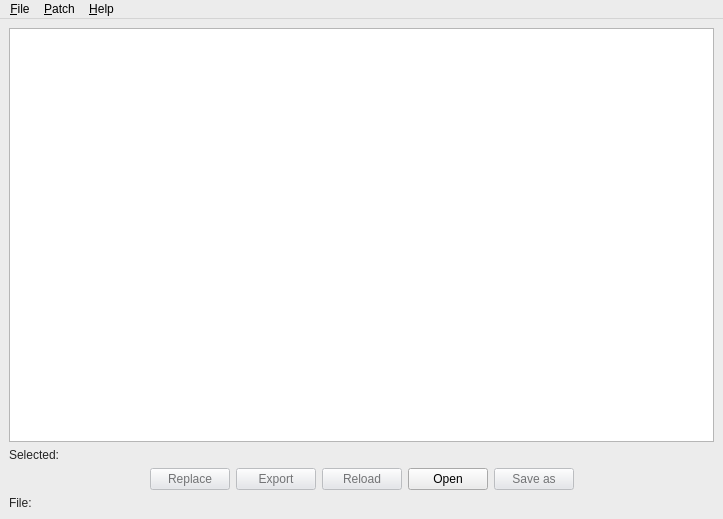
<?xml version="1.0" encoding="UTF-8"?>
<ui version="4.0">
 <class>POWindow</class>
 <widget class="QMainWindow" name="POWindow">
  <property name="geometry">
   <rect>
    <x>0</x>
    <y>0</y>
    <width>723</width>
    <height>519</height>
   </rect>
  </property>
  <property name="sizePolicy">
   <sizepolicy hsizetype="Maximum" vsizetype="Maximum">
    <horstretch>0</horstretch>
    <verstretch>0</verstretch>
   </sizepolicy>
  </property>
  <property name="palette">
   <palette>
    <active>
     <colorrole role="WindowText">
      <brush brushstyle="SolidPattern">
       <color alpha="255">
        <red>0</red>
        <green>0</green>
        <blue>0</blue>
       </color>
      </brush>
     </colorrole>
     <colorrole role="Button">
      <brush brushstyle="SolidPattern">
       <color alpha="255">
        <red>228</red>
        <green>230</green>
        <blue>234</blue>
       </color>
      </brush>
     </colorrole>
     <colorrole role="Light">
      <brush brushstyle="SolidPattern">
       <color alpha="255">
        <red>255</red>
        <green>255</green>
        <blue>255</blue>
       </color>
      </brush>
     </colorrole>
     <colorrole role="Midlight">
      <brush brushstyle="SolidPattern">
       <color alpha="255">
        <red>241</red>
        <green>242</green>
        <blue>244</blue>
       </color>
      </brush>
     </colorrole>
     <colorrole role="Dark">
      <brush brushstyle="SolidPattern">
       <color alpha="255">
        <red>114</red>
        <green>115</green>
        <blue>117</blue>
       </color>
      </brush>
     </colorrole>
     <colorrole role="Mid">
      <brush brushstyle="SolidPattern">
       <color alpha="255">
        <red>152</red>
        <green>153</green>
        <blue>156</blue>
       </color>
      </brush>
     </colorrole>
     <colorrole role="Text">
      <brush brushstyle="SolidPattern">
       <color alpha="255">
        <red>0</red>
        <green>0</green>
        <blue>0</blue>
       </color>
      </brush>
     </colorrole>
     <colorrole role="BrightText">
      <brush brushstyle="SolidPattern">
       <color alpha="255">
        <red>255</red>
        <green>255</green>
        <blue>255</blue>
       </color>
      </brush>
     </colorrole>
     <colorrole role="ButtonText">
      <brush brushstyle="SolidPattern">
       <color alpha="255">
        <red>0</red>
        <green>0</green>
        <blue>0</blue>
       </color>
      </brush>
     </colorrole>
     <colorrole role="Base">
      <brush brushstyle="SolidPattern">
       <color alpha="255">
        <red>255</red>
        <green>255</green>
        <blue>255</blue>
       </color>
      </brush>
     </colorrole>
     <colorrole role="Window">
      <brush brushstyle="SolidPattern">
       <color alpha="255">
        <red>228</red>
        <green>230</green>
        <blue>234</blue>
       </color>
      </brush>
     </colorrole>
     <colorrole role="Shadow">
      <brush brushstyle="SolidPattern">
       <color alpha="255">
        <red>0</red>
        <green>0</green>
        <blue>0</blue>
       </color>
      </brush>
     </colorrole>
     <colorrole role="Highlight">
      <brush brushstyle="SolidPattern">
       <color alpha="255">
        <red>210</red>
        <green>177</green>
        <blue>93</blue>
       </color>
      </brush>
     </colorrole>
     <colorrole role="AlternateBase">
      <brush brushstyle="SolidPattern">
       <color alpha="255">
        <red>241</red>
        <green>242</green>
        <blue>244</blue>
       </color>
      </brush>
     </colorrole>
     <colorrole role="ToolTipBase">
      <brush brushstyle="SolidPattern">
       <color alpha="255">
        <red>255</red>
        <green>255</green>
        <blue>220</blue>
       </color>
      </brush>
     </colorrole>
     <colorrole role="ToolTipText">
      <brush brushstyle="SolidPattern">
       <color alpha="255">
        <red>0</red>
        <green>0</green>
        <blue>0</blue>
       </color>
      </brush>
     </colorrole>
    </active>
    <inactive>
     <colorrole role="WindowText">
      <brush brushstyle="SolidPattern">
       <color alpha="216">
        <red>0</red>
        <green>0</green>
        <blue>0</blue>
       </color>
      </brush>
     </colorrole>
     <colorrole role="Button">
      <brush brushstyle="SolidPattern">
       <color alpha="255">
        <red>236</red>
        <green>236</green>
        <blue>236</blue>
       </color>
      </brush>
     </colorrole>
     <colorrole role="Light">
      <brush brushstyle="SolidPattern">
       <color alpha="255">
        <red>255</red>
        <green>255</green>
        <blue>255</blue>
       </color>
      </brush>
     </colorrole>
     <colorrole role="Midlight">
      <brush brushstyle="SolidPattern">
       <color alpha="255">
        <red>245</red>
        <green>245</green>
        <blue>245</blue>
       </color>
      </brush>
     </colorrole>
     <colorrole role="Dark">
      <brush brushstyle="SolidPattern">
       <color alpha="255">
        <red>191</red>
        <green>191</green>
        <blue>191</blue>
       </color>
      </brush>
     </colorrole>
     <colorrole role="Mid">
      <brush brushstyle="SolidPattern">
       <color alpha="255">
        <red>169</red>
        <green>169</green>
        <blue>169</blue>
       </color>
      </brush>
     </colorrole>
     <colorrole role="Text">
      <brush brushstyle="SolidPattern">
       <color alpha="216">
        <red>0</red>
        <green>0</green>
        <blue>0</blue>
       </color>
      </brush>
     </colorrole>
     <colorrole role="BrightText">
      <brush brushstyle="SolidPattern">
       <color alpha="255">
        <red>255</red>
        <green>255</green>
        <blue>255</blue>
       </color>
      </brush>
     </colorrole>
     <colorrole role="ButtonText">
      <brush brushstyle="SolidPattern">
       <color alpha="255">
        <red>0</red>
        <green>0</green>
        <blue>0</blue>
       </color>
      </brush>
     </colorrole>
     <colorrole role="Base">
      <brush brushstyle="SolidPattern">
       <color alpha="255">
        <red>255</red>
        <green>255</green>
        <blue>255</blue>
       </color>
      </brush>
     </colorrole>
     <colorrole role="Window">
      <brush brushstyle="SolidPattern">
       <color alpha="255">
        <red>236</red>
        <green>236</green>
        <blue>236</blue>
       </color>
      </brush>
     </colorrole>
     <colorrole role="Shadow">
      <brush brushstyle="SolidPattern">
       <color alpha="255">
        <red>0</red>
        <green>0</green>
        <blue>0</blue>
       </color>
      </brush>
     </colorrole>
     <colorrole role="Highlight">
      <brush brushstyle="SolidPattern">
       <color alpha="255">
        <red>212</red>
        <green>212</green>
        <blue>212</blue>
       </color>
      </brush>
     </colorrole>
     <colorrole role="AlternateBase">
      <brush brushstyle="SolidPattern">
       <color alpha="255">
        <red>245</red>
        <green>245</green>
        <blue>245</blue>
       </color>
      </brush>
     </colorrole>
     <colorrole role="ToolTipBase">
      <brush brushstyle="SolidPattern">
       <color alpha="255">
        <red>255</red>
        <green>255</green>
        <blue>255</blue>
       </color>
      </brush>
     </colorrole>
     <colorrole role="ToolTipText">
      <brush brushstyle="SolidPattern">
       <color alpha="255">
        <red>0</red>
        <green>0</green>
        <blue>0</blue>
       </color>
      </brush>
     </colorrole>
    </inactive>
    <disabled>
     <colorrole role="WindowText">
      <brush brushstyle="SolidPattern">
       <color alpha="255">
        <red>114</red>
        <green>115</green>
        <blue>117</blue>
       </color>
      </brush>
     </colorrole>
     <colorrole role="Button">
      <brush brushstyle="SolidPattern">
       <color alpha="255">
        <red>228</red>
        <green>230</green>
        <blue>234</blue>
       </color>
      </brush>
     </colorrole>
     <colorrole role="Light">
      <brush brushstyle="SolidPattern">
       <color alpha="255">
        <red>255</red>
        <green>255</green>
        <blue>255</blue>
       </color>
      </brush>
     </colorrole>
     <colorrole role="Midlight">
      <brush brushstyle="SolidPattern">
       <color alpha="255">
        <red>241</red>
        <green>242</green>
        <blue>244</blue>
       </color>
      </brush>
     </colorrole>
     <colorrole role="Dark">
      <brush brushstyle="SolidPattern">
       <color alpha="255">
        <red>114</red>
        <green>115</green>
        <blue>117</blue>
       </color>
      </brush>
     </colorrole>
     <colorrole role="Mid">
      <brush brushstyle="SolidPattern">
       <color alpha="255">
        <red>152</red>
        <green>153</green>
        <blue>156</blue>
       </color>
      </brush>
     </colorrole>
     <colorrole role="Text">
      <brush brushstyle="SolidPattern">
       <color alpha="255">
        <red>114</red>
        <green>115</green>
        <blue>117</blue>
       </color>
      </brush>
     </colorrole>
     <colorrole role="BrightText">
      <brush brushstyle="SolidPattern">
       <color alpha="255">
        <red>255</red>
        <green>255</green>
        <blue>255</blue>
       </color>
      </brush>
     </colorrole>
     <colorrole role="ButtonText">
      <brush brushstyle="SolidPattern">
       <color alpha="255">
        <red>114</red>
        <green>115</green>
        <blue>117</blue>
       </color>
      </brush>
     </colorrole>
     <colorrole role="Base">
      <brush brushstyle="SolidPattern">
       <color alpha="255">
        <red>228</red>
        <green>230</green>
        <blue>234</blue>
       </color>
      </brush>
     </colorrole>
     <colorrole role="Window">
      <brush brushstyle="SolidPattern">
       <color alpha="255">
        <red>228</red>
        <green>230</green>
        <blue>234</blue>
       </color>
      </brush>
     </colorrole>
     <colorrole role="Shadow">
      <brush brushstyle="SolidPattern">
       <color alpha="255">
        <red>0</red>
        <green>0</green>
        <blue>0</blue>
       </color>
      </brush>
     </colorrole>
     <colorrole role="Highlight">
      <brush brushstyle="SolidPattern">
       <color alpha="255">
        <red>212</red>
        <green>212</green>
        <blue>212</blue>
       </color>
      </brush>
     </colorrole>
     <colorrole role="AlternateBase">
      <brush brushstyle="SolidPattern">
       <color alpha="255">
        <red>245</red>
        <green>245</green>
        <blue>245</blue>
       </color>
      </brush>
     </colorrole>
     <colorrole role="ToolTipBase">
      <brush brushstyle="SolidPattern">
       <color alpha="255">
        <red>255</red>
        <green>255</green>
        <blue>255</blue>
       </color>
      </brush>
     </colorrole>
     <colorrole role="ToolTipText">
      <brush brushstyle="SolidPattern">
       <color alpha="255">
        <red>0</red>
        <green>0</green>
        <blue>0</blue>
       </color>
      </brush>
     </colorrole>
    </disabled>
   </palette>
  </property>
  <property name="windowTitle">
   <string>Patch Organizer for Ampero</string>
  </property>
  <property name="windowIcon">
   <iconset resource="poressources.qrc">
    <normaloff>:/img/img/patchorg-icon 64.png</normaloff>:/img/img/patchorg-icon 64.png</iconset>
  </property>
  <property name="autoFillBackground">
   <bool>true</bool>
  </property>
  <widget class="QWidget" name="centralwidget">
   <layout class="QGridLayout" name="gridLayout">
    <item row="0" column="0">
     <widget class="QListWidget" name="patchListWidget">
      <property name="sizePolicy">
       <sizepolicy hsizetype="Expanding" vsizetype="Expanding">
        <horstretch>100</horstretch>
        <verstretch>100</verstretch>
       </sizepolicy>
      </property>
      <property name="acceptDrops">
       <bool>false</bool>
      </property>
      <property name="sizeAdjustPolicy">
       <enum>QAbstractScrollArea::AdjustToContents</enum>
      </property>
      <property name="showDropIndicator" stdset="0">
       <bool>false</bool>
      </property>
      <property name="dragEnabled">
       <bool>false</bool>
      </property>
      <property name="dragDropMode">
       <enum>QAbstractItemView::InternalMove</enum>
      </property>
      <property name="defaultDropAction">
       <enum>Qt::MoveAction</enum>
      </property>
      <property name="alternatingRowColors">
       <bool>false</bool>
      </property>
      <property name="selectionMode">
       <enum>QAbstractItemView::ExtendedSelection</enum>
      </property>
      <property name="resizeMode">
       <enum>QListView::Adjust</enum>
      </property>
     </widget>
    </item>
    <item row="1" column="0">
     <widget class="QLabel" name="selectionLabel">
      <property name="text">
       <string>Selected:</string>
      </property>
     </widget>
    </item>
    <item row="2" column="0">
     <layout class="QHBoxLayout" name="horizontalLayout">
      <item>
       <spacer name="leftSpacer">
        <property name="orientation">
         <enum>Qt::Horizontal</enum>
        </property>
        <property name="sizeHint" stdset="0">
         <size>
          <width>40</width>
          <height>20</height>
         </size>
        </property>
       </spacer>
      </item>
      <item>
       <widget class="QPushButton" name="replaceButton">
        <property name="enabled">
         <bool>false</bool>
        </property>
        <property name="text">
         <string>Replace</string>
        </property>
       </widget>
      </item>
      <item>
       <widget class="QPushButton" name="exportButton">
        <property name="enabled">
         <bool>false</bool>
        </property>
        <property name="text">
         <string>Export</string>
        </property>
       </widget>
      </item>
      <item>
       <widget class="QPushButton" name="reloadButton">
        <property name="enabled">
         <bool>false</bool>
        </property>
        <property name="text">
         <string>Reload</string>
        </property>
       </widget>
      </item>
      <item>
       <widget class="QPushButton" name="openButton">
        <property name="text">
         <string>Open</string>
        </property>
       </widget>
      </item>
      <item>
       <widget class="QPushButton" name="saveButton">
        <property name="enabled">
         <bool>false</bool>
        </property>
        <property name="text">
         <string>Save as</string>
        </property>
       </widget>
      </item>
      <item>
       <spacer name="rightSpacer">
        <property name="orientation">
         <enum>Qt::Horizontal</enum>
        </property>
        <property name="sizeHint" stdset="0">
         <size>
          <width>40</width>
          <height>20</height>
         </size>
        </property>
       </spacer>
      </item>
     </layout>
    </item>
    <item row="4" column="0">
     <widget class="QLabel" name="fileNameLabel">
      <property name="text">
       <string>File: </string>
      </property>
     </widget>
    </item>
   </layout>
  </widget>
  <widget class="QMenuBar" name="menubar">
   <property name="geometry">
    <rect>
     <x>0</x>
     <y>0</y>
     <width>723</width>
     <height>43</height>
    </rect>
   </property>
   <widget class="QMenu" name="menu_File">
    <property name="title">
     <string>&amp;File</string>
    </property>
    <addaction name="action_Open"/>
    <addaction name="actionRe_load"/>
    <addaction name="action_Save_as"/>
    <addaction name="separator"/>
    <addaction name="actionTailbit_inv_beta"/>
    <addaction name="separator"/>
    <addaction name="action_Quit"/>
   </widget>
   <widget class="QMenu" name="menu_Patch">
    <property name="title">
     <string>&amp;Patch</string>
    </property>
    <addaction name="action_Export_1_patch"/>
    <addaction name="action_Replace_1_patch"/>
   </widget>
   <widget class="QMenu" name="menu_Help">
    <property name="title">
     <string>&amp;Help</string>
    </property>
    <addaction name="action_Help"/>
    <addaction name="action_About"/>
   </widget>
   <addaction name="menu_File"/>
   <addaction name="menu_Patch"/>
   <addaction name="menu_Help"/>
  </widget>
  <action name="action_Open">
   <property name="icon">
    <iconset theme="folder-open"/>
   </property>
   <property name="text">
    <string>&amp;Open...</string>
   </property>
   <property name="shortcut">
    <string>Ctrl+O</string>
   </property>
  </action>
  <action name="action_Save_as">
   <property name="enabled">
    <bool>false</bool>
   </property>
   <property name="text">
    <string>&amp;Save as...</string>
   </property>
   <property name="shortcut">
    <string>Ctrl+S</string>
   </property>
  </action>
  <action name="actionRe_load">
   <property name="enabled">
    <bool>false</bool>
   </property>
   <property name="text">
    <string>Re&amp;load</string>
   </property>
   <property name="shortcut">
    <string>Ctrl+L</string>
   </property>
  </action>
  <action name="actionTailbit_inv_beta">
   <property name="checkable">
    <bool>true</bool>
   </property>
   <property name="text">
    <string>Tailbit inv (beta)</string>
   </property>
  </action>
  <action name="action_Export_1_patch">
   <property name="enabled">
    <bool>false</bool>
   </property>
   <property name="text">
    <string>&amp;Export 1 patch</string>
   </property>
  </action>
  <action name="action_Replace_1_patch">
   <property name="enabled">
    <bool>false</bool>
   </property>
   <property name="text">
    <string>&amp;Replace 1 patch</string>
   </property>
  </action>
  <action name="action_Help">
   <property name="text">
    <string>&amp;Help</string>
   </property>
  </action>
  <action name="action_About">
   <property name="text">
    <string>&amp;About</string>
   </property>
  </action>
  <action name="action_Quit">
   <property name="text">
    <string>&amp;Quit</string>
   </property>
   <property name="shortcut">
    <string>Ctrl+Q</string>
   </property>
  </action>
 </widget>
 <resources>
  <include location="poressources.qrc"/>
 </resources>
 <connections/>
</ui>
